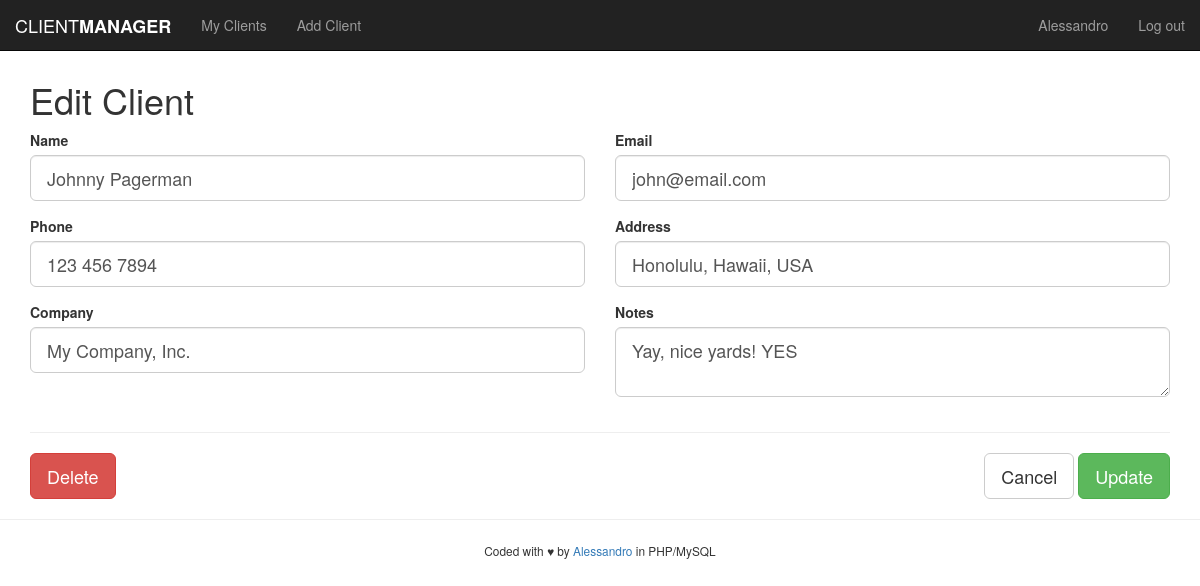
Screenshot of /edit.php?id=4 (signed in) with the database file from the repository.
### tables this page shows
CREATE TABLE `clients` (
  `id` int(11) UNSIGNED NOT NULL,
  `name` varchar(100) NOT NULL,
  `email` varchar(100) NOT NULL,
  `phone` varchar(40) DEFAULT NULL,
  `address` varchar(255) DEFAULT NULL,
  `company` varchar(100) DEFAULT NULL,
  `notes` text,
  `date_added` timestamp NOT NULL DEFAULT CURRENT_TIMESTAMP
);

### edit.php (the view, shortened to what this page needs)
<?php
$clientID = $_GET['id'];
include('includes/connection.php');
$query = "SELECT * from clients WHERE id='$clientID'";
$result = mysqli_query( $conn, $query );
if( mysqli_num_rows($result) > 0 ) {
    while( $row = mysqli_fetch_assoc($result) ) {
        $clientName     = $row['name'];
        $clientEmail    = $row['email'];
        $clientPhone    = $row['phone'];
        $clientAddress  = $row['address'];
        $clientCompany  = $row['company'];
        $clientNotes    = $row['notes'];
    }
} else {
    $alertMessage = "<div class='alert alert-warning'>Nothing to see here. <a href='clients.php'>Head back</a>.</div>";
}
include('includes/header.php');
?>
<h1>Edit Client</h1>
<form action="<?php echo htmlspecialchars( $_SERVER['PHP_SELF'] ); ?>?id=<?php echo $clientID; ?>" method="post" class="row">
    <div class="form-group col-sm-6">
        <label for="client-name">Name</label>
        <input type="text" class="form-control input-lg" id="client-name" name="clientName" value="<?php echo $clientName; ?>">
    </div>
    <div class="form-group col-sm-6">
        <label for="client-email">Email</label>
        <input type="text" class="form-control input-lg" id="client-email" name="clientEmail" value="<?php echo $clientEmail; ?>">
    </div>
    <div class="form-group col-sm-6">
        <label for="client-phone">Phone</label>
        <input type="text" class="form-control input-lg" id="client-phone" name="clientPhone" value="<?php echo $clientPhone; ?>">
    </div>
    <div class="form-group col-sm-6">
        <label for="client-address">Address</label>
        <input type="text" class="form-control input-lg" id="client-address" name="clientAddress" value="<?php echo $clientAddress; ?>">
    </div>
    <div class="form-group col-sm-6">
        <label for="client-company">Company</label>
        <input type="text" class="form-control input-lg" id="client-company" name="clientCompany" value="<?php echo $clientCompany; ?>">
    </div>
    <div class="form-group col-sm-6">
        <label for="client-notes">Notes</label>
        <textarea type="text" class="form-control input-lg" id="client-notes" name="clientNotes"><?php echo $clientNotes; ?></textarea>
    </div>
    <div class="col-sm-12">
        <hr>
        <button type="submit" class="btn btn-lg btn-danger pull-left" name="delete">Delete</button>
        <div class="pull-right">
            <a href="clients.php" type="button" class="btn btn-lg btn-default">Cancel</a>
            <button type="submit" class="btn btn-lg btn-success" name="update">Update</button>
        </div>
    </div>
</form>
<?php
include('includes/footer.php');
?>

### rows the page displays
clients: clientName "Johnny Pagerman", clientEmail "john@email.com", clientPhone "123 456 7894", clientAddress "Honolulu, Hawaii, USA", clientCompany "My Company, Inc.", clientNotes "Yay, nice yards! YES"

### other values shown
$_SESSION['loggedInUser'] "Alessandro"
